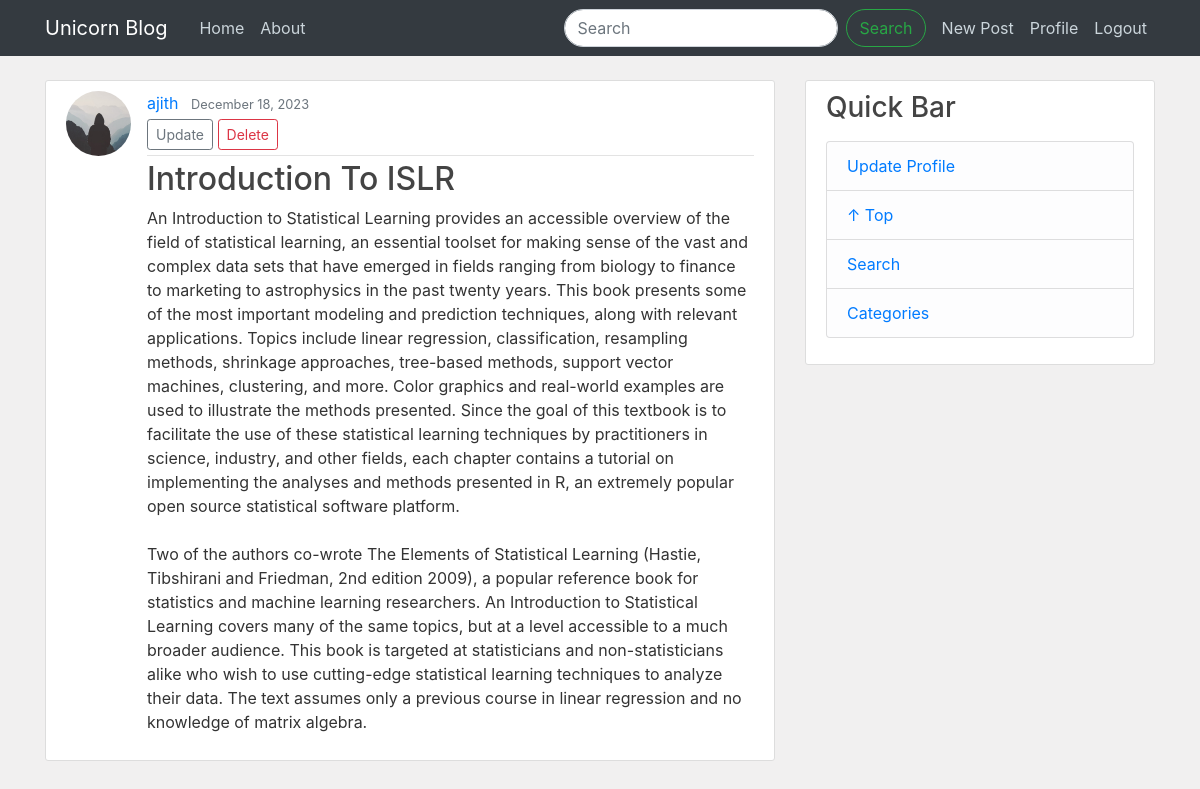
Screenshot of /post/1 (signed in) with the database file from the repository.
### blog/models.py (models this page shows, shortened)
class Post(models.Model):
    title = models.CharField(max_length=255)
    content = models.TextField()
    date_posted = models.DateTimeField(default=timezone.now)
    author = models.ForeignKey(User, on_delete=models.CASCADE)

### users/models.py (models this page shows, shortened)
class Profile(models.Model):
    user = models.OneToOneField(User, on_delete=models.CASCADE)
    image = models.ImageField(default="default.jpg", upload_to="profile_pics")

### blog/views.py (the view)
# urls.py: path("post/<int:pk>", views.PostDetailView.as_view(), name="post-detail"),
class PostDetailView(LoginRequiredMixin, generic.DetailView):
    model = Post
    context_object_name = "post"

### blog/templates/blog/post_detail.html
{% extends "blog/blog_base.html" %}
{% block content %}
<article class="media content-section">
  <img class="rounded-circle article-img" src="{{ post.author.profile.image.url}}">
  <div class="media-body">
    <div class="article-metadata">
      <a class="mr-2" href="{% url 'user-posts' username=post.author.username %}">{{ post.author }}</a>
      <small class="text-muted">{{ post.date_posted|date:"F d, Y" }}</small>
      {% if post.author == user %}
      <div>
        <a href="{% url 'post-update' pk=post.id %}" class="btn btn-outline-secondary mt-1 mb-1 btn-sm">Update</a>
        <a href="{% url 'post-delete' pk=post.id %}" class="btn btn-outline-danger mt-1 mb-1 btn-sm">Delete</a>
      </div>
      {% endif %}
    </div>
    <h2 class="article-title">{{ post.title }}</h2>
    <p class="article-content">{{ post.content }}</p>
  </div>
</article>
{% endblock content %}

### blog/static/blog/main.css (style rules this page uses)
body { background: #fafafa; color: #333333; margin-top: 5rem; }
h1, h2, h3, h4, h5, h6 { color: #444444; }
.content-section { background: #ffffff; padding: 10px 20px; border: 1px solid #dddddd; border-radius: 3px; margin-bottom: 20px; }
.article-title { color: #444444; }
.article-content { white-space: pre-line; }
.article-img { height: 65px; width: 65px; margin-right: 16px; }
.article-metadata { padding-bottom: 1px; margin-bottom: 4px; border-bottom: 1px solid #e3e3e3 }

### rows the page displays
Post: author.profile.image (placeholder picture), author "ajith", date_posted "December 18, 2023", title "Introduction To ISLR", content "An Introduction to Statistical Learning provides an accessible overview of the field of statistical learning, an essential toolset for making sense of the vast and complex data sets that have emerged in fields ranging from biology to finance to marketing to astrophysics in the past twenty years. This book presents some of the most important modeling and prediction techniques, along with relevant applications. Topics include linear regression, classification, resampling methods, shrinkage approaches, tree-based methods, support vector machines, clustering, and more. Color graphics and real-world examples are used to illustrate the methods presented. Since the goal of this textbook is to…"
